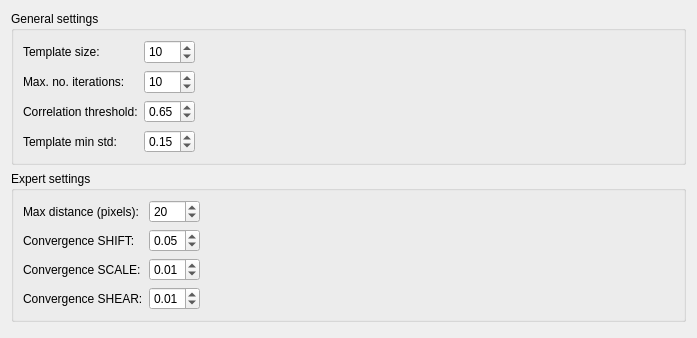
     <widget class="QWidget" name="tab_3">
      <attribute name="title">
       <string>Least-Squares Matching</string>
      </attribute>
      <layout class="QGridLayout" name="gridLayout_3">
       <item row="0" column="0">
        <widget class="QGroupBox" name="groupBox">
         <property name="title">
          <string>General settings</string>
         </property>
         <layout class="QGridLayout" name="gridLayout">
          <item row="0" column="0">
           <widget class="QLabel" name="label">
            <property name="text">
             <string>Template size:</string>
            </property>
           </widget>
          </item>
          <item row="0" column="1">
           <widget class="QSpinBox" name="spinBox3">
            <property name="maximumSize">
             <size>
              <width>55</width>
              <height>27</height>
             </size>
            </property>
            <property name="minimum">
             <number>7</number>
            </property>
            <property name="maximum">
             <number>50</number>
            </property>
            <property name="value">
             <number>10</number>
            </property>
           </widget>
          </item>
          <item row="0" column="2">
           <spacer name="horizontalSpacer_3">
            <property name="orientation">
             <enum>Qt::Horizontal</enum>
            </property>
            <property name="sizeHint" stdset="0">
             <size>
              <width>446</width>
              <height>24</height>
             </size>
            </property>
           </spacer>
          </item>
          <item row="1" column="0">
           <widget class="QLabel" name="label_2">
            <property name="text">
             <string>Max. no. iterations:</string>
            </property>
           </widget>
          </item>
          <item row="1" column="1">
           <widget class="QSpinBox" name="spinBox4">
            <property name="maximumSize">
             <size>
              <width>55</width>
              <height>27</height>
             </size>
            </property>
            <property name="minimum">
             <number>7</number>
            </property>
            <property name="maximum">
             <number>50</number>
            </property>
            <property name="value">
             <number>10</number>
            </property>
           </widget>
          </item>
          <item row="1" column="2">
           <spacer name="horizontalSpacer_4">
            <property name="orientation">
             <enum>Qt::Horizontal</enum>
            </property>
            <property name="sizeHint" stdset="0">
             <size>
              <width>446</width>
              <height>24</height>
             </size>
            </property>
           </spacer>
          </item>
          <item row="2" column="0">
           <widget class="QLabel" name="label_7">
            <property name="text">
             <string>Correlation threshold:</string>
            </property>
           </widget>
          </item>
          <item row="2" column="1">
           <widget class="QDoubleSpinBox" name="doubleSpinBox5">
            <property name="minimum">
             <double>0.500000000000000</double>
            </property>
            <property name="maximum">
             <double>1.000000000000000</double>
            </property>
            <property name="singleStep">
             <double>0.010000000000000</double>
            </property>
            <property name="value">
             <double>0.650000000000000</double>
            </property>
           </widget>
          </item>
          <item row="2" column="2">
           <spacer name="horizontalSpacer_7">
            <property name="orientation">
             <enum>Qt::Horizontal</enum>
            </property>
            <property name="sizeHint" stdset="0">
             <size>
              <width>446</width>
              <height>24</height>
             </size>
            </property>
           </spacer>
          </item>
          <item row="3" column="0">
           <widget class="QLabel" name="label_8">
            <property name="text">
             <string>Template min std:</string>
            </property>
           </widget>
          </item>
          <item row="3" column="1">
           <widget class="QDoubleSpinBox" name="doubleSpinBox6">
            <property name="minimum">
             <double>0.010000000000000</double>
            </property>
            <property name="maximum">
             <double>1.000000000000000</double>
            </property>
            <property name="singleStep">
             <double>0.010000000000000</double>
            </property>
            <property name="value">
             <double>0.150000000000000</double>
            </property>
           </widget>
          </item>
          <item row="3" column="2">
           <spacer name="horizontalSpacer_8">
            <property name="orientation">
             <enum>Qt::Horizontal</enum>
            </property>
            <property name="sizeHint" stdset="0">
             <size>
              <width>479</width>
              <height>18</height>
             </size>
            </property>
           </spacer>
          </item>
         </layout>
        </widget>
       </item>
       <item row="1" column="0">
        <widget class="QGroupBox" name="groupBox_2">
         <property name="title">
          <string>Expert settings</string>
         </property>
         <layout class="QGridLayout" name="gridLayout_2">
          <item row="0" column="0">
           <widget class="QLabel" name="label_3">
            <property name="text">
             <string>Max distance (pixels):</string>
            </property>
           </widget>
          </item>
          <item row="0" column="1">
           <widget class="QSpinBox" name="spinBox7">
            <property name="maximumSize">
             <size>
              <width>55</width>
              <height>27</height>
             </size>
            </property>
            <property name="minimum">
             <number>10</number>
            </property>
            <property name="maximum">
             <number>100</number>
            </property>
            <property name="value">
             <number>20</number>
            </property>
           </widget>
          </item>
          <item row="0" column="2">
           <spacer name="horizontalSpacer">
            <property name="orientation">
             <enum>Qt::Horizontal</enum>
            </property>
            <property name="sizeHint" stdset="0">
             <size>
              <width>443</width>
              <height>20</height>
             </size>
            </property>
           </spacer>
          </item>
          <item row="1" column="0">
           <widget class="QLabel" name="label_4">
            <property name="text">
             <string>Convergence SHIFT:</string>
            </property>
           </widget>
          </item>
          <item row="1" column="1">
           <widget class="QDoubleSpinBox" name="doubleSpinBox8">
            <property name="minimum">
             <double>0.000000000000000</double>
            </property>
            <property name="maximum">
             <double>1.000000000000000</double>
            </property>
            <property name="singleStep">
             <double>0.010000000000000</double>
            </property>
            <property name="value">
             <double>0.050000000000000</double>
            </property>
           </widget>
          </item>
          <item row="1" column="2">
           <spacer name="horizontalSpacer_2">
            <property name="orientation">
             <enum>Qt::Horizontal</enum>
            </property>
            <property name="sizeHint" stdset="0">
             <size>
              <width>443</width>
              <height>20</height>
             </size>
            </property>
           </spacer>
          </item>
          <item row="2" column="0">
           <widget class="QLabel" name="label_5">
            <property name="text">
             <string>Convergence SCALE:</string>
            </property>
           </widget>
          </item>
          <item row="2" column="1">
           <widget class="QDoubleSpinBox" name="doubleSpinBox9">
            <property name="minimum">
             <double>0.000000000000000</double>
            </property>
            <property name="maximum">
             <double>1.000000000000000</double>
            </property>
            <property name="singleStep">
             <double>0.010000000000000</double>
            </property>
            <property name="value">
             <double>0.010000000000000</double>
            </property>
           </widget>
          </item>
          <item row="2" column="2">
           <spacer name="horizontalSpacer_5">
            <property name="orientation">
             <enum>Qt::Horizontal</enum>
            </property>
            <property name="sizeHint" stdset="0">
             <size>
              <width>443</width>
              <height>20</height>
             </size>
            </property>
           </spacer>
          </item>
          <item row="3" column="0">
           <widget class="QLabel" name="label_6">
            <property name="text">
             <string>Convergence SHEAR:</string>
            </property>
           </widget>
          </item>
          <item row="3" column="1">
           <widget class="QDoubleSpinBox" name="doubleSpinBox10">
            <property name="minimum">
             <double>0.000000000000000</double>
            </property>
            <property name="maximum">
             <double>1.000000000000000</double>
            </property>
            <property name="singleStep">
             <double>0.010000000000000</double>
            </property>
            <property name="value">
             <double>0.010000000000000</double>
            </property>
           </widget>
          </item>
          <item row="3" column="2">
           <spacer name="horizontalSpacer_6">
            <property name="orientation">
             <enum>Qt::Horizontal</enum>
            </property>
            <property name="sizeHint" stdset="0">
             <size>
              <width>443</width>
              <height>20</height>
             </size>
            </property>
           </spacer>
          </item>
         </layout>
        </widget>
       </item>
       <item row="2" column="0">
        <spacer name="verticalSpacer_2">
         <property name="orientation">
          <enum>Qt::Vertical</enum>
         </property>
         <property name="sizeHint" stdset="0">
          <size>
           <width>20</width>
           <height>5</height>
          </size>
         </property>
        </spacer>
       </item>
      </layout>
     </widget>
